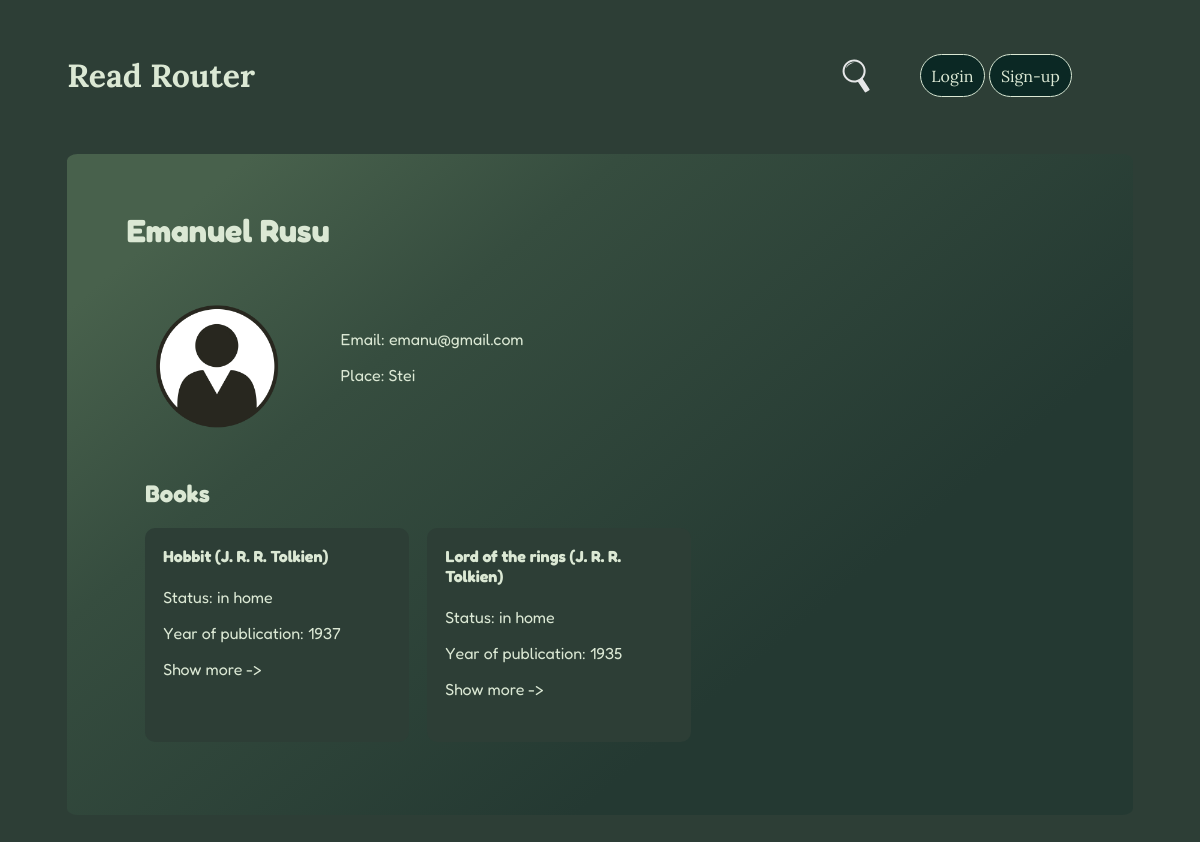
Page /user/1 on the committed database.
### myapp/core/models/user.py (models this page shows, shortened)
class User(UserMixin, db.Model):
    __tablename__ = 'user'
    id = db.Column(db.Integer, primary_key=True)
    name = db.Column(db.String(50), nullable=True)
    email = db.Column(db.String(260), nullable=True, unique=True)
    psw = db.Column(db.String(50), nullable=True)
    place = db.Column(db.String(32), nullable=True)
    user_photo = db.Column(db.String(50), default='default.png')
    books = db.relationship('Book', backref='user', uselist=True)

### myapp/core/models/book.py (models this page shows, shortened)
class Book(db.Model):
    __tablename__ = 'book'
    id = db.Column(db.Integer, primary_key=True)
    title = db.Column(db.String(50), nullable=True)
    author = db.Column(db.String(20))
    year_of_publication = db.Column(db.String(5))
    about = db.Column(db.String)
    owner = db.Column(db.Integer)
    user_id = db.Column(db.Integer, db.ForeignKey('user.id'))
    genre_id = db.Column(db.Integer, db.ForeignKey('genre.id'), nullable=True, default=None)

### myapp/core/routes/user.py (the view)
@users.route(f'{base_url}/<int:user_id>')
def user_page_view(user_id):
    template = f'{template_path}/user_page.html'
    data = user_page_func(user_id)
    return render_template(template, users=data[0], user=data[1], user_books=data[2], borrowed_books=data[3])

### myapp/core/functions/user.py (called while the page is built)
def query_to_db_all():
    return User.query.all(), Book.query.all()

def user_page_func(user_id):
    db_query = query_to_db_all()
    user = db_query[0][user_id - 1]
    user_books = [book for book in db_query[1] if book.owner == user_id]
    borrowed_books = [book for book in db_query[1] if book.owner != user_id and book.user_id == user_id]
    return db_query[0], user, user_books, borrowed_books

### myapp/templates/pages/user/user_page.html (shortened to what this page needs)
{% extends "base.html" %}
{% block content %}
<div id="user-page">
    <div id="user-header">
        {% include 'pages/user/user-page/user-header.html' %}
    </div>
    <div id="user-lib">
        <div id="user-profile">{% include 'pages/user/user-page/user-profile.html' %}</div>
        <div id="books-profile">
            {% include 'pages/user/user-page/user-books.html' %}
        </div>
    </div>
</div>
{% endblock %}

### myapp/templates/pages/user/user-page/user-header.html
{% if current_user.id == user.id %}
<h1>My Library</h1>
<div style="width: 30%; display: flex; align-items: center;">
  <a href="/user/{{user.id}}/exchange_history" style="margin-right:5%;">Exchange History</a>
  <a href="/book/add">Add New Book</a>
</div>
{% else %}
<h1>{{ user.name }}</h1>
{% endif %}

### myapp/templates/pages/user/user-page/user-profile.html (shortened to what this page needs)
<img src="/static/img/users-photo/{{ user.user_photo }}" alt="user-img">
<div>
  <p style="margin-top: 0;">Email: {{ user.email }}</p>
  <p>Place: {{ user.place }}</p>
</div>

### myapp/templates/pages/user/user-page/user-books.html (shortened to what this page needs)
<div id="user-books">
  <h2>Books</h2>
  <div class='book-cards'>
    {% for user_book in user_books %}
    <div class="book-card">
      <div class="books-text">
        <h4>{{ user_book.title }} ({{ user_book.author }})</h4>
        <div>
          {% if user_book.owner == user_book.user_id %}
          <p>Status: in home</p>
          {% else %}
          <p>Status: loan to {{ users[user_book.user_id - 1].name }}</p>
          {% endif %}
        </div>
        <div>
          <p>Year of publication: {{ user_book.year_of_publication }}</p>
          <p id="show_more_btn">Show more -></p>
        </div>
      </div>
    </div>
    {% endfor %}
  </div>
</div>

### myapp/static/css/user-page.css (style rules this page uses)
#user-page { font-family: 'Fredoka', sans-serif; }
#user-header { display: flex; align-items: center; justify-content: space-between; }
#user-lib { flex-direction: column; padding: 1%; }
#user-profile { padding: 1%; display: flex; align-items: center; }
#user-profile img { width: 150px; margin-right: 5%; }
#books-profile { padding: 1%; }
#user-books { display: flex; flex-direction: column; }
.book-cards { display: flex; flex-wrap: wrap; }
.book-card { margin-right: 2%; margin-bottom: 2%; padding: 2%; width: 25%; background-color: #2d3e36; border-radius: 10px; }
.books-text { margin-bottom: 25px; }
.books-text h4 { margin-top: 0; height: 20%; }

### myapp/static/css/style.css (style rules this page uses)
body { background-color: #2d3e36; }
.font-color { color: #dbe8d4; }

### rows in the picture
User: name "Emanuel Rusu", user_photo (placeholder picture), email "emanu@gmail.com", place "Stei"
Book: title "Hobbit", author "J. R. R. Tolkien", owner "Status: in home", year_of_publication "1937"
Book: title "Lord of the rings", author "J. R. R. Tolkien", owner "Status: in home", year_of_publication "1935"
